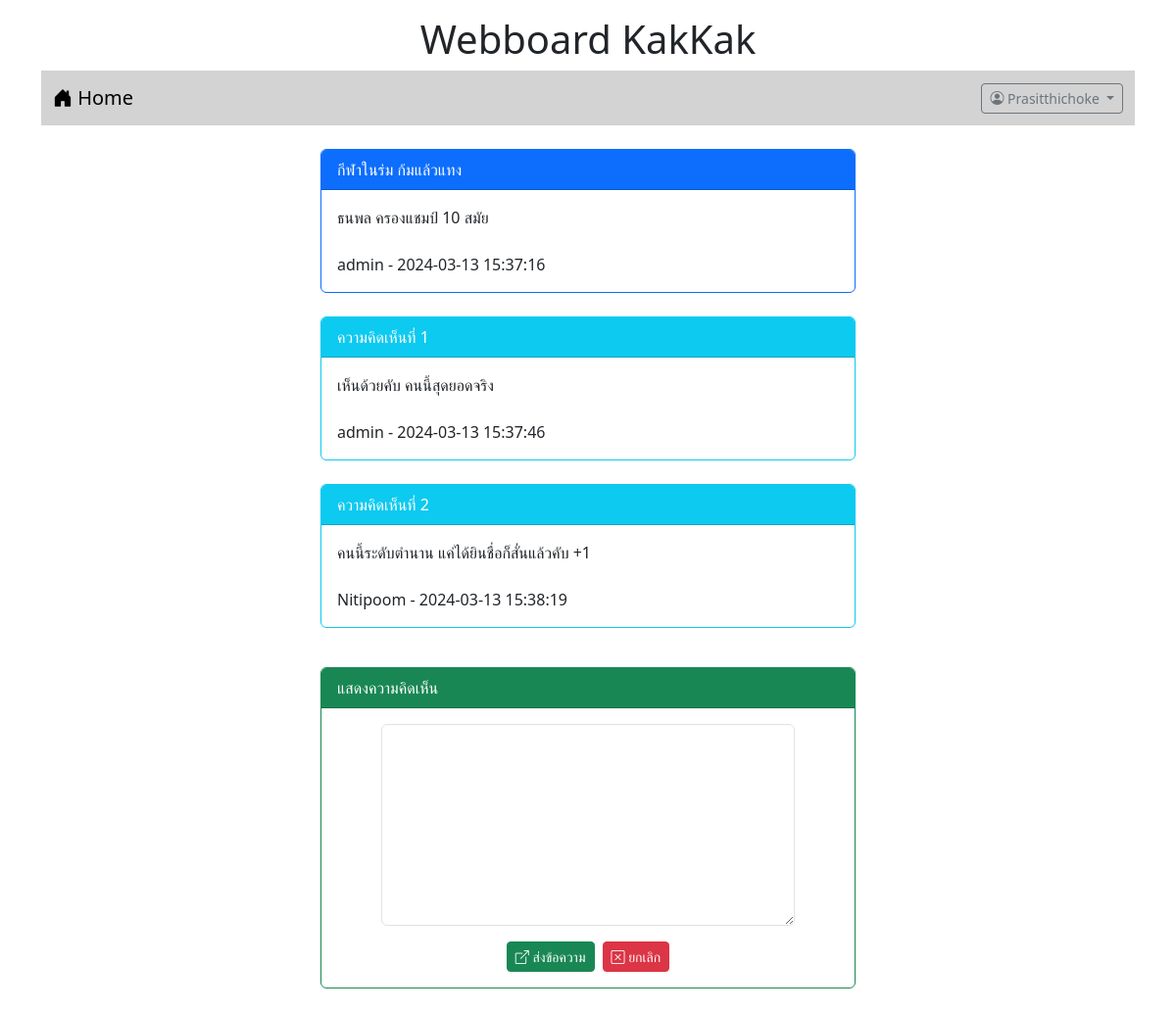
/post.php?id=3 (signed in), run on the app's committed database.
### tables this page shows
CREATE TABLE `post` (
  `id` int(11) NOT NULL,
  `title` varchar(128) NOT NULL,
  `content` varchar(2048) NOT NULL,
  `post_date` datetime NOT NULL,
  `cat_id` int(11) NOT NULL,
  `user_id` int(11) NOT NULL
);

CREATE TABLE `user` (
  `id` int(11) NOT NULL,
  `login` varchar(32) NOT NULL,
  `password` varchar(64) NOT NULL,
  `name` varchar(64) NOT NULL,
  `gender` char(1) NOT NULL,
  `email` varchar(32) NOT NULL,
  `role` char(1) NOT NULL
);

CREATE TABLE `comment` (
  `id` int(11) NOT NULL,
  `content` mediumtext NOT NULL,
  `post_date` datetime NOT NULL,
  `user_id` int(11) NOT NULL,
  `post_id` int(11) NOT NULL
);

### post.php (the view, shortened to what this page needs)
<!DOCTYPE html>
<html lang="en">
<head>
    <link rel="stylesheet" href="bootstrap-5.3.2-dist/css/bootstrap.min.css">
    <link rel="stylesheet" href="https://cdn.jsdelivr.net/npm/bootstrap-icons@1.11.3/font/bootstrap-icons.min.css">
</head>
<body>
    <div class="container-lg">
        <h1 style="text-align: center;" class="mt-3">Webboard KakKak</h1>
        <?php include "nav.php" ?>
        <div class="row mt-4">
            <div class="col-lg-3 col-md-2 col-sm-1"></div>
            <div class="col-lg-6 col-md-8 col-sm-10">
                <?php
                    $conn=new PDO("mysql:host=localhost;dbname=webboard;charset=utf8","root","");
                    $sql="select post.title,post.content,post.post_date,user.login
                    from post inner join user on
                    (post.user_id = user.id) where post.id = $_GET[id]";
                    $result=$conn->query($sql);
                    while($row = $result->fetch()) {
                        echo "<div class='card border-primary'>";
                        echo "<div class='card-header bg-primary text-white'>$row[0]</div>";
                        echo "<div class='card-body'>$row[1]<br><br>$row[3] - $row[2]</div>";
                        echo "</div><br>";
                    }
                ?>
                <?php
                    $conn=new PDO("mysql:host=localhost;dbname=webboard;charset=utf8","root","");
                    $sql="select comment.content,comment.post_date,user.login
                    from comment inner join user on
                    (comment.user_id = user.id) where comment.post_id = $_GET[id]";
                    $result=$conn->query($sql);
                    $i = 1;
                    while($row = $result->fetch()) {
                        echo "<div class='card border-info'>";
                        echo "<div class='card-header bg-info text-white'>ความคิดเห็นที่ $i</div>";
                        echo "<div class='card-body'>$row[0]<br><br>$row[2] - $row[1]</div>";
                        echo "</div><br>";
                        $i = $i+1;
                    }
                ?>
                <?php if(isset($_SESSION['id'])) { ?>
                <div class="card border-success mt-3">
                    <div class="card-header bg-success text-white">แสดงความคิดเห็น</div>
                    <div class="card-body">
                        <form action="post_save.php" method="post">
                            <div class="row mb3 justify-content-center">
                                <div class="col-lg-10">
                                    <textarea name="comment" rows="8"
                                    class="form-control" require></textarea>
                                </div>
                            </div>
                            <div class="row mt-3">
                                <div class="col-lg-12 d-flex justify-content-center">
                                    <button type="submit" class="btn btn-success btn-sm text-white">
                                        <i class="bi bi-box-arrow-up-right"></i> ส่งข้อความ
                                    </button>
                                    <button type="reset" class="btn btn-danger btn-sm ms-2">
                                        <i class="bi bi-x-square"></i> ยกเลิก
                                    </button>
                                </div>
                            </div>
                        </form>
                    </div>
                </div>
                <?php } ?>
                <br>
            </div>
            <div class="col-lg-3 col-md-2 col-sm-1"></div>
        </div>
    </div>
</body>
</html>

### data on the page
post: title "กีฬาในร่ม ก้มแล้วแทง", content "ธนพล ครองแชมป์ 10 สมัย", user.login "admin", post_date "2024-03-13 15:37:16"
comment: content "เห็นด้วยคับ คนนี้สุดยอดจริง", user.login "admin", post_date "2024-03-13 15:37:46"
comment: content "คนนี้ระดับตำนาน แค่ได้ยินชื่อก็สั่นแล้วคับ +1", user.login "Nitipoom", post_date "2024-03-13 15:38:19"

### other printed values
$_SESSION['username'] "Prasitthichoke"
